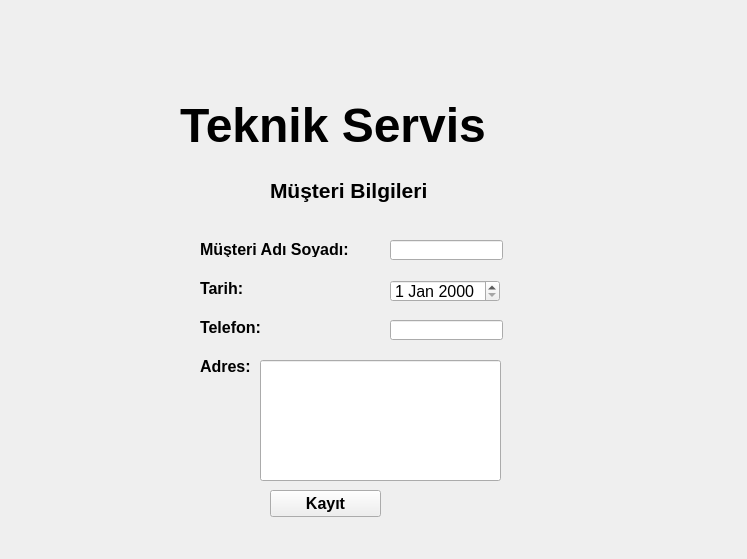
<?xml version="1.0" encoding="UTF-8"?>
<ui version="4.0">
 <class>Form</class>
 <widget class="QWidget" name="Form">
  <property name="geometry">
   <rect>
    <x>0</x>
    <y>0</y>
    <width>747</width>
    <height>559</height>
   </rect>
  </property>
  <property name="windowTitle">
   <string>Form</string>
  </property>
  <widget class="QLabel" name="label_6">
   <property name="geometry">
    <rect>
     <x>270</x>
     <y>170</y>
     <width>181</width>
     <height>41</height>
    </rect>
   </property>
   <property name="font">
    <font>
     <pointsize>16</pointsize>
     <weight>75</weight>
     <bold>true</bold>
    </font>
   </property>
   <property name="text">
    <string>Müşteri Bilgileri</string>
   </property>
  </widget>
  <widget class="QLabel" name="lnetelefon">
   <property name="geometry">
    <rect>
     <x>200</x>
     <y>319</y>
     <width>111</width>
     <height>16</height>
    </rect>
   </property>
   <property name="font">
    <font>
     <pointsize>12</pointsize>
     <weight>75</weight>
     <bold>true</bold>
    </font>
   </property>
   <property name="text">
    <string>Telefon:</string>
   </property>
  </widget>
  <widget class="QLabel" name="lneadres">
   <property name="geometry">
    <rect>
     <x>200</x>
     <y>358</y>
     <width>111</width>
     <height>16</height>
    </rect>
   </property>
   <property name="font">
    <font>
     <pointsize>12</pointsize>
     <weight>75</weight>
     <bold>true</bold>
    </font>
   </property>
   <property name="text">
    <string>Adres:</string>
   </property>
  </widget>
  <widget class="QLabel" name="label_4">
   <property name="geometry">
    <rect>
     <x>180</x>
     <y>100</y>
     <width>331</width>
     <height>51</height>
    </rect>
   </property>
   <property name="font">
    <font>
     <pointsize>36</pointsize>
     <weight>75</weight>
     <bold>true</bold>
    </font>
   </property>
   <property name="text">
    <string>Teknik Servis</string>
   </property>
  </widget>
  <widget class="QLineEdit" name="lineEdit_4">
   <property name="geometry">
    <rect>
     <x>260</x>
     <y>360</y>
     <width>241</width>
     <height>121</height>
    </rect>
   </property>
   <property name="font">
    <font>
     <pointsize>12</pointsize>
    </font>
   </property>
   <property name="text">
    <string/>
   </property>
  </widget>
  <widget class="QLineEdit" name="lineEdit_3">
   <property name="geometry">
    <rect>
     <x>390</x>
     <y>320</y>
     <width>113</width>
     <height>20</height>
    </rect>
   </property>
   <property name="font">
    <font>
     <pointsize>12</pointsize>
    </font>
   </property>
   <property name="text">
    <string/>
   </property>
   <property name="maxLength">
    <number>11</number>
   </property>
  </widget>
  <widget class="QPushButton" name="btnkayit">
   <property name="geometry">
    <rect>
     <x>270</x>
     <y>490</y>
     <width>111</width>
     <height>27</height>
    </rect>
   </property>
   <property name="font">
    <font>
     <pointsize>12</pointsize>
     <weight>75</weight>
     <bold>true</bold>
    </font>
   </property>
   <property name="text">
    <string>Kayıt</string>
   </property>
  </widget>
  <widget class="QLabel" name="lnemusteriAd">
   <property name="geometry">
    <rect>
     <x>200</x>
     <y>241</y>
     <width>171</width>
     <height>16</height>
    </rect>
   </property>
   <property name="font">
    <font>
     <pointsize>12</pointsize>
     <weight>75</weight>
     <bold>true</bold>
    </font>
   </property>
   <property name="text">
    <string>Müşteri Adı Soyadı:</string>
   </property>
   <property name="wordWrap">
    <bool>false</bool>
   </property>
  </widget>
  <widget class="QLineEdit" name="lineEdit">
   <property name="geometry">
    <rect>
     <x>390</x>
     <y>240</y>
     <width>113</width>
     <height>20</height>
    </rect>
   </property>
   <property name="font">
    <font>
     <pointsize>12</pointsize>
    </font>
   </property>
   <property name="text">
    <string/>
   </property>
  </widget>
  <widget class="QDateEdit" name="dateEdit">
   <property name="geometry">
    <rect>
     <x>390</x>
     <y>280</y>
     <width>110</width>
     <height>22</height>
    </rect>
   </property>
   <property name="font">
    <font>
     <pointsize>12</pointsize>
    </font>
   </property>
  </widget>
  <widget class="QLabel" name="lnetarih">
   <property name="geometry">
    <rect>
     <x>200</x>
     <y>280</y>
     <width>101</width>
     <height>16</height>
    </rect>
   </property>
   <property name="font">
    <font>
     <pointsize>12</pointsize>
     <weight>75</weight>
     <bold>true</bold>
    </font>
   </property>
   <property name="text">
    <string>Tarih:</string>
   </property>
  </widget>
 </widget>
 <resources/>
 <connections/>
</ui>
